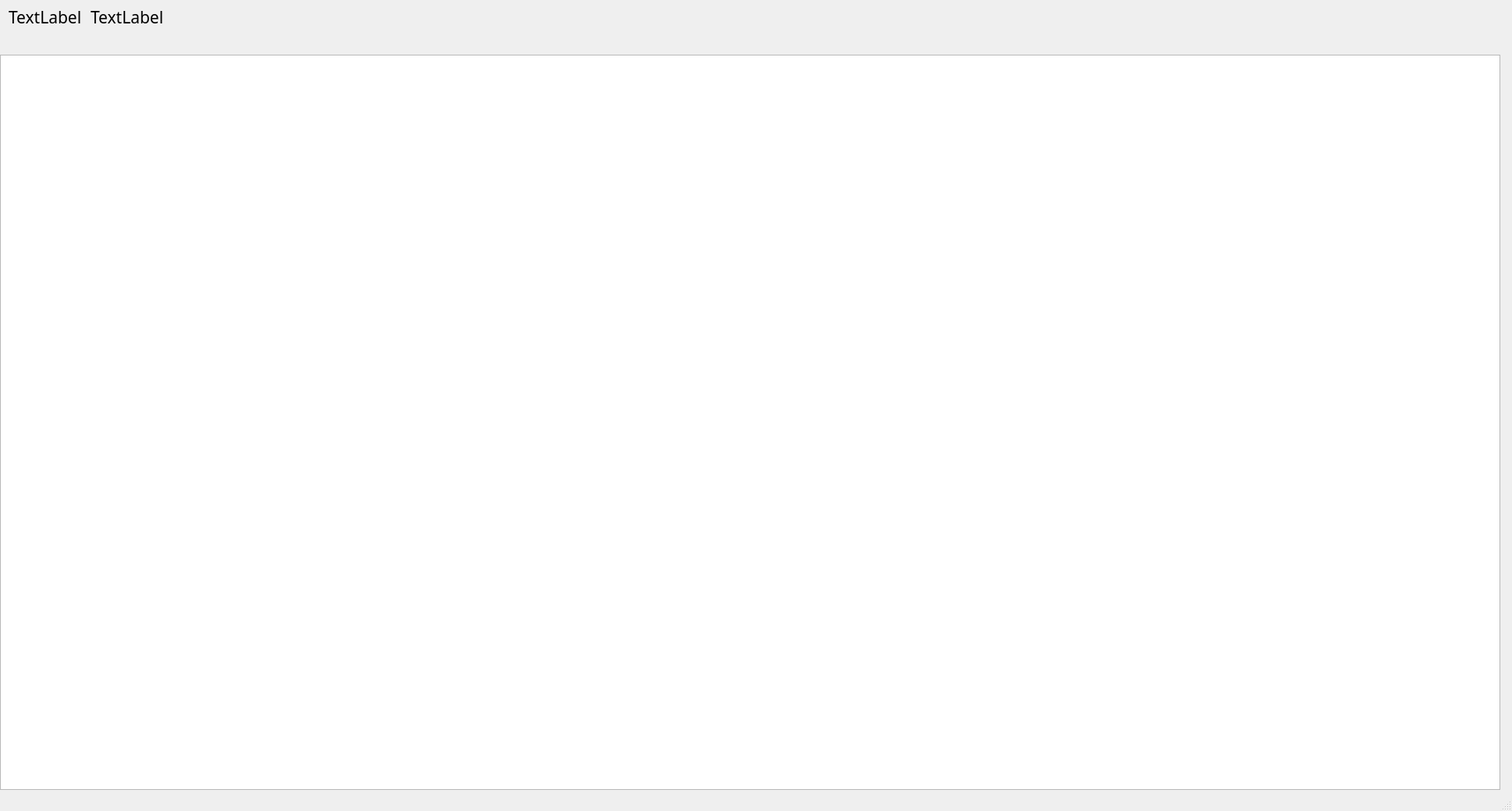
<?xml version="1.0" encoding="UTF-8"?>
<ui version="4.0">
 <class>MainWindow</class>
 <widget class="QMainWindow" name="MainWindow">
  <property name="geometry">
   <rect>
    <x>0</x>
    <y>0</y>
    <width>1936</width>
    <height>1038</height>
   </rect>
  </property>
  <property name="windowTitle">
   <string>Shop</string>
  </property>
  <widget class="QWidget" name="centralwidget">
   <widget class="QTableWidget" name="tableWidget">
    <property name="geometry">
     <rect>
      <x>0</x>
      <y>70</y>
      <width>1921</width>
      <height>941</height>
     </rect>
    </property>
    <property name="font">
     <font>
      <family>標楷體</family>
      <pointsize>16</pointsize>
     </font>
    </property>
   </widget>
   <widget class="QLabel" name="label_shopid">
    <property name="geometry">
     <rect>
      <x>11</x>
      <y>11</y>
      <width>99</width>
      <height>21</height>
     </rect>
    </property>
    <property name="font">
     <font>
      <family>標楷體</family>
      <pointsize>16</pointsize>
     </font>
    </property>
    <property name="text">
     <string>TextLabel</string>
    </property>
   </widget>
   <widget class="QLabel" name="label_itemname">
    <property name="geometry">
     <rect>
      <x>116</x>
      <y>11</y>
      <width>841</width>
      <height>21</height>
     </rect>
    </property>
    <property name="font">
     <font>
      <family>標楷體</family>
      <pointsize>16</pointsize>
     </font>
    </property>
    <property name="text">
     <string>TextLabel</string>
    </property>
   </widget>
  </widget>
  <widget class="QMenuBar" name="menubar">
   <property name="geometry">
    <rect>
     <x>0</x>
     <y>0</y>
     <width>1936</width>
     <height>21</height>
    </rect>
   </property>
  </widget>
  <widget class="QStatusBar" name="statusbar"/>
 </widget>
 <resources/>
 <connections/>
</ui>
